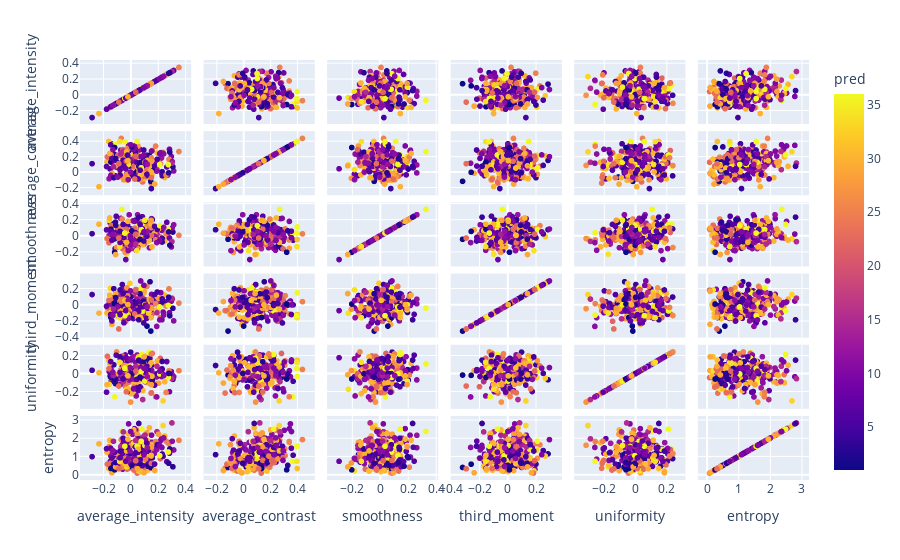

Notebook code for this chart:
### Code cell
import plotly.express as px
# df = px.data.iris()
fig = px.scatter_matrix(df_test, 
                        dimensions=cols[8:], color="pred")
fig.show()

### Figure 1 — Plotly figure (JSON) as saved in the notebook; plotly's stock layout.template omitted (floating-point values rounded to 4 significant figures; data arrays with more than 128 entries replaced by an {"elided": "..."} marker saying what was removed)
{"data": [{"dimensions": [{"axis": {"matches": true}, "label": "average_intensity", "values": {"elided": "272 float values"}}, {"axis": {"matches": true}, "label": "average_contrast", "values": {"elided": "272 float values"}}, {"axis": {"matches": true}, "label": "smoothness", "values": {"elided": "272 float values"}}, {"axis": {"matches": true}, "label": "third_moment", "values": {"elided": "272 float values"}}, {"axis": {"matches": true}, "label": "uniformity", "values": {"elided": "272 float values"}}, {"axis": {"matches": true}, "label": "entropy", "values": {"elided": "272 float values"}}], "hoverlabel": {"namelength": 0}, "hovertemplate": "%{xaxis.title.text}=%{x}<br>%{yaxis.title.text}=%{y}<br>pred=%{marker.color}", "legendgroup": "", "marker": {"color": {"elided": "272 int values"}, "coloraxis": "coloraxis", "symbol": "circle"}, "name": "", "showlegend": false, "type": "splom"}], "layout": {"autosize": true, "coloraxis": {"colorbar": {"title": {"text": "pred"}}, "colorscale": [[0, "#0d0887"], [0.1111, "#46039f"], [0.2222, "#7201a8"], [0.3333, "#9c179e"], [0.4444, "#bd3786"], [0.5556, "#d8576b"], [0.6667, "#ed7953"], [0.7778, "#fb9f3a"], [0.8889, "#fdca26"], [1, "#f0f921"]]}, "dragmode": "select", "legend": {"tracegroupgap": 0}, "margin": {"t": 60}, "xaxis": {"autorange": true, "range": [-0.3903, 0.4594], "type": "linear"}, "xaxis2": {"autorange": true, "range": [-0.3183, 0.5483], "type": "linear"}, "xaxis3": {"autorange": true, "range": [-0.3987, 0.4334], "type": "linear"}, "xaxis4": {"autorange": true, "range": [-0.4223, 0.401], "type": "linear"}, "xaxis5": {"autorange": true, "range": [-0.4091, 0.3358], "type": "linear"}, "xaxis6": {"autorange": true, "range": [-0.3749, 3.303], "type": "linear"}, "yaxis": {"autorange": true, "range": [-0.3903, 0.4594], "type": "linear"}, "yaxis2": {"autorange": true, "range": [-0.3183, 0.5483], "type": "linear"}, "yaxis3": {"autorange": true, "range": [-0.3987, 0.4334], "type": "linear"}, "yaxis4": {"autorange": true, "range": [-0.4223, 0.401], "type": "linear"}, "yaxis5": {"autorange": true, "range": [-0.4091, 0.3358], "type": "linear"}, "yaxis6": {"autorange": true, "range": [-0.3749, 3.303], "type": "linear"}}}
